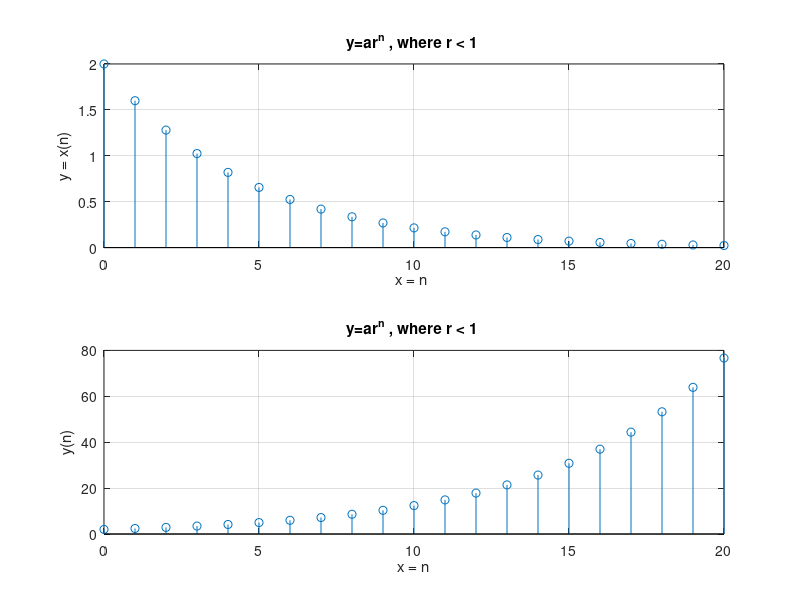

The MATLAB script that drew this image:
%Plot of the exponential sequence, y(n) = ar^n for a = 2, r = 0.8 and 1.2.

a = 2;           % given
r = 0.8;         % given

n = 0 : 1 : 20;  % assume 0 to 20 [0 20] values increasing by 1

y = a*r.^n;      % notice  r.^n 

subplot(2, 1, 1);

stem(n , y);
title('y=ar^n , where r < 1 ');

xlabel('x = n ');

ylabel('y = x(n)');
grid on;

r = 1.2 ;
y = a*r.^n;

subplot(2,1, 2);
stem(n, y);
title('y=ar^n , where r < 1 ');

xlabel('x = n');

ylabel('y(n)');

grid on;
